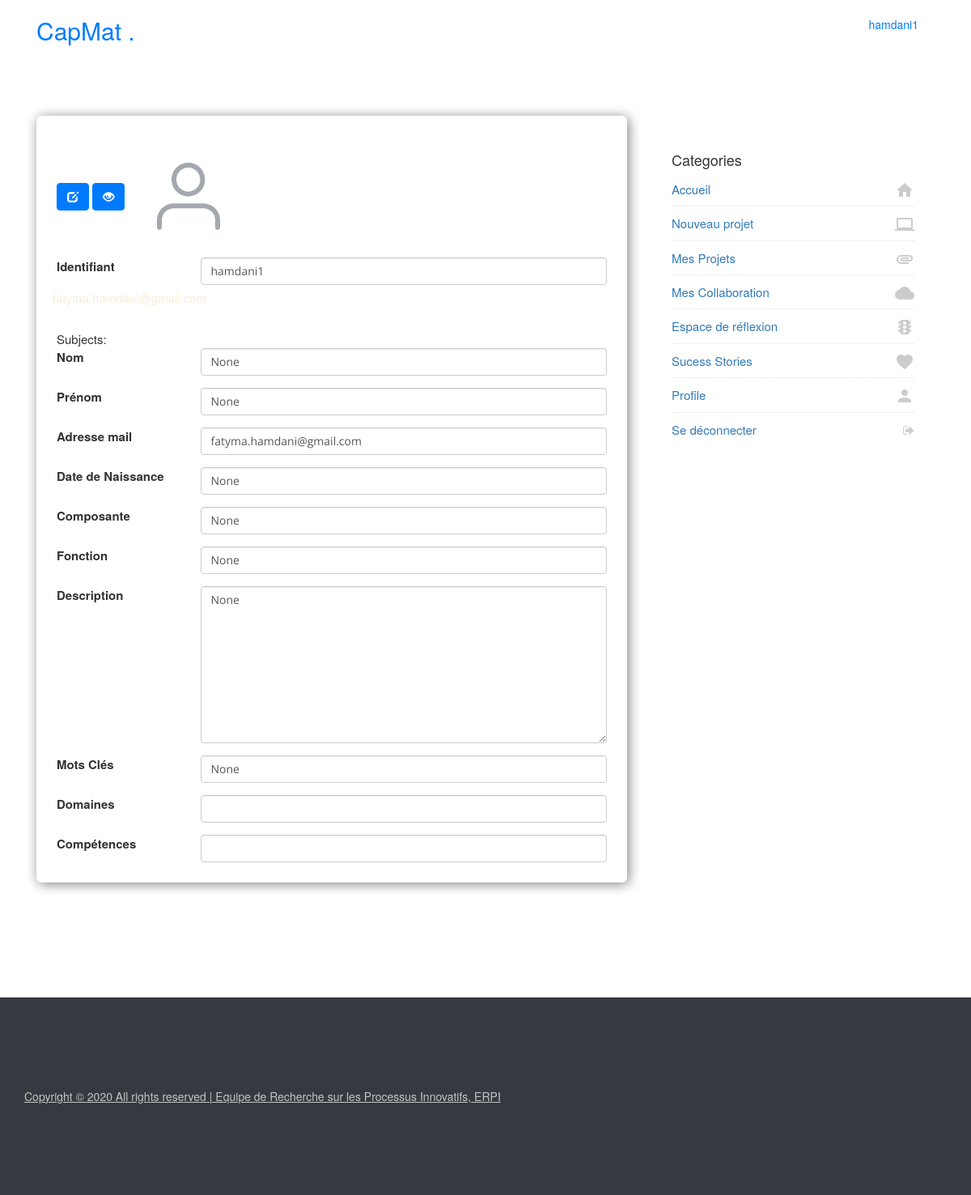
Page /CapMat/visualiser (signed in) on the committed database.
### classroom/models.py (models this page shows, shortened)
class User(AbstractUser):
    is_student = models.BooleanField(default=False)
    is_teacher = models.BooleanField(default=False)

class Profile(models.Model):
    user = models.OneToOneField(User, on_delete= models.CASCADE)
    interests = models.ManyToManyField(Subject, related_name='interested_profile')
    image = models.ImageField(upload_to='media/', default='default.jpg', verbose_name=u"Figure associated with the product ", null=True)
    nom = models.CharField(max_length=270,verbose_name= u"Nom : ",  null=True, blank=True)
    prenom = models.CharField(max_length=270,verbose_name= u"Prénom : ",  null=True, blank=True)
    institution = models.CharField(max_length=100,verbose_name=u"Institution : ",   null=True, blank=True)
    composante = models.CharField(max_length=100,verbose_name=u"Composante : ",   null=True, blank=True)
    adresse_email = models.EmailField(max_length=100,verbose_name=u"Adresse email : ",   null=True, blank=True)
    discipline =  models.CharField(max_length=100, choices = grandeur_domaines, verbose_name=u"Domaine d'activité  :", default='Sélectionner', null=True, blank=True)
    fonction = models.CharField(max_length=270,verbose_name= u"Fonction : ",  null=True, blank=True)
    competances = models.CharField(max_length=100, choices = competances, verbose_name=u" Compétences :" , default='Sélectionner', null=True, blank=True)
    description = models.CharField(max_length=100000,null=True,verbose_name=u"Présentation  ", blank=True)
    adresse = models.CharField(max_length=100000,null=True,verbose_name=u"Adresse ", blank=True)
    numero_telephone = models.CharField(max_length=100000,null=True,verbose_name=u"Adresse ", blank=True)
    mots_cles = models.CharField(max_length=270,verbose_name= u"Mots clés : ",  null=True, blank=True)
    file_2 = models.FileField(upload_to='media/',verbose_name=u"Télecharger un de vos travaux ", null=True, blank=True )
    file_3 = models.FileField(upload_to='media/',verbose_name=u"Télecharger un de vos travaux ", null=True, blank=True )
    file_4 = models.FileField(upload_to='media/',verbose_name=u"Télecharger un de vos travaux ", null=True, blank=True )
    location = models.CharField(max_length=30, blank=True)
    birthdate = models.DateField(null=True,verbose_name=u"Votre date de naissance ", blank=True)

### classroom/views/students.py (the view)
# urls.py: path('visualiser', students.profile_view, name='visualiser_profile'),
@login_required
def profile_view(request):
    if request.method == 'POST':
        u_form = UserUpdateForm(request.POST, instance=request.user)
        p_form = ProfileCUpdateForm(request.POST,
                                   request.FILES,
                                   instance=request.user.student)
        if u_form.is_valid() and p_form.is_valid():
            u_form.save()
            p_form.save()
            form.save_m2m()
            messages.success(request, f'Your account has been updated!')
            return redirect('profile')
    else:
        u_form = UserUpdateForm(instance=request.user)
        p_form = ProfileCUpdateForm(instance=request.user.student)
    context = {
        'u_form': u_form,
        'p_form': p_form,
    }
    return render(request, 'classroom/students/user/display_profile.html', context)

### classroom/forms.py
class UserUpdateForm(forms.ModelForm):
    email = forms.EmailField()
    class Meta:
        model = User
        fields = ['username', 'email']

class ProfileCUpdateForm(forms.ModelForm):
    class Meta:
          model = Student
          fields = ['image','nom', 'prenom','adresse_email','interests', 'composante', 'fonction', 'domaine', 'expert']

### classroom/templates/classroom/students/user/display_profile.html (shortened to what this page needs)
{% load static %}
<!doctype html>
<html lang="en">
<head>
  <link rel="stylesheet" href="fonts/icomoon/style.css' %}">
  <link rel="stylesheet" href="{%  static  'css/bootstrap.min.css' %}">
  <link rel="stylesheet" href="{%  static  'css/jquery-ui.css' %}">
  <link rel="stylesheet" href="{%  static  'css/owl.carousel.min.css' %}">
  <link rel="stylesheet" href="{%  static  'css/owl.theme.default.min.css' %}">
  <link rel="stylesheet" href="{%  static  'css/owl.theme.default.min.css' %}">
  <link rel="stylesheet" href="{%  static  'css/jquery.fancybox.min.css' %}">
  <link rel="stylesheet" href="{%  static  'css/bootstrap-datepicker.css' %}">
  <link rel="stylesheet" href="fonts/flaticon/font/flaticon.css' %}">
  <link rel="stylesheet" href="{%  static  'css/aos.css' %}">
  <link rel="stylesheet" href="{%  static  'css/style.css' %}">
  <link rel="stylesheet" href="https://cdnjs.cloudflare.com/ajax/libs/font-awesome/4.7.0/css/font-awesome.min.css">
<link href="//maxcdn.bootstrapcdn.com/bootstrap/3.3.0/css/bootstrap.min.css" rel="stylesheet" id="bootstrap-css">
</head>
<body data-spy="scroll" data-target=".site-navbar-target" data-offset="300">
  <div class="site-wrap">
    <header class="site-navbar js-sticky-header " role="banner">
      <div class="container">
        <div class="row align-items-center">
          <div class="col-6 col-xl-2">
            <h1 class="mb-0 site-logo"><a href="index.html" class="h2 mb-0"><span class="text-primary">CapMat .</span> </a></h1>
          </div>
          <div class="col-12 col-md-10 d-none d-xl-block">
            <nav class="site-navigation position-relative text-right" role="navigation">
              <ul class="site-menu main-menu js-clone-nav mr-auto d-none d-lg-block">
                <li><a href="" class="nav-link"><span class="text-primary">{{ user.username }}</span></a></li>
              </ul>
            </nav>
          </div>
        </div>
      </div>
    </header>
    <div class="site-section cta-big-image" id="about-section">
      <div class="container">
        <div class="row mb-5 justify-content-center">
          <div class="col-md-8 text-center">
          </div>
        </div>
        <div class="row">
          <div class="col-md-8 blog-content">
          <div class="sidebar-box" style="  box-shadow: 2px 2px 15px grey;
          border-radius: 6px;" >
      <a href="{% url 'students:profile' %}" class="btn btn-primary a-btn-slide-text">
        <span class="glyphicon glyphicon-edit" aria-hidden="true"></span>
    </a>
    <a href="{% url 'students:visualiser_profile' %}" class="btn btn-primary a-btn-slide-text">
        <span class="glyphicon glyphicon-eye-open" aria-hidden="true"></span>
    </a>
          <img class="rounded-circle account-img" src="{{ user.profile.image.url }}" alt="Avatar" style="width:150px">
          <div class="row form-group">
              <div class="col col-md-3"><label for="textarea-input" class=" form-control-label">Identifiant</label></div>
              <div class="col-12 col-md-9"><p name="textarea-input" id="textarea-input" rows="9" placeholder="Content..." class="form-control">{{ user.username }}</textarea></div>
                <a class="nav-link " style="color:antiquewhite">{{ user.email }}</a>
          </div>
          <a class="nav-link " style="color:antiquewhite"> {{ user.student.profile }}</a>
          Subjects:{% for subject in user.profile.interests.all %} {{ subject.name }}{% endfor %}
          <div class="row form-group">
              <div class="col col-md-3"><label for="email-input" class=" form-control-label">Nom</label></div>
              <div class="col-12 col-md-9"><p name="textarea-input" id="textarea-input" rows="9" placeholder="Content..." class="form-control">{{ user.profile.nom }}</p></div>
          </div>
          <div class="row form-group">
              <div class="col col-md-3"><label for="email-input" class=" form-control-label">Prénom</label></div>
              <div class="col-12 col-md-9"><p name="textarea-input" id="textarea-input" rows="9" placeholder="Content..." class="form-control">{{ user.profile.prenom }}</p></div>
          </div>
          <div class="row form-group">
              <div class="col col-md-3"><label for="email-input" class=" form-control-label">Adresse mail</label></div>
              <div class="col-12 col-md-9"><p name="textarea-input" id="textarea-input" rows="9" placeholder="Content..." class="form-control">{{ user.email }}</p></div>
          </div>
          <div class="row form-group">
              <div class="col col-md-3"><label for="email-input" class=" form-control-label">Date de Naissance</label></div>
              <div class="col-12 col-md-9"><p name="textarea-input" id="textarea-input" rows="9" placeholder="Content..." class="form-control">{{ user.profile.birthdate }} </p></div>
          </div>
          <div class="row form-group">
              <div class="col col-md-3"><label for="email-input" class=" form-control-label">Composante</label></div>
              <div class="col-12 col-md-9"><p name="textarea-input" id="textarea-input" rows="9" placeholder="Content..." class="form-control">{{ user.profile.composante }}</p></div>
          </div>
          <div class="row form-group">
              <div class="col col-md-3"><label for="email-input" class=" form-control-label">Fonction</label></div>
              <div class="col-12 col-md-9"><p name="textarea-input" id="textarea-input" rows="9" placeholder="Content..." class="form-control">{{ user.profile.fonction }}</p></div>
          </div>
          <div class="row form-group">
              <div class="col col-md-3"><label for="email-input" class=" form-control-label">Description</label></div>
              <div class="col-12 col-md-9"><textarea name="textarea-input" id="textarea-input" rows="9" placeholder="Content..." class="form-control">{{ user.profile.description }}</textarea></div>
          </div>
          <div class="row form-group">
              <div class="col col-md-3"><label for="email-input" class=" form-control-label">Mots Clés</label></div>
              <div class="col-12 col-md-9"><p name="textarea-input" id="textarea-input" rows="9" placeholder="Content..." class="form-control">{{ user.profile.mots_cles }}</p></div>
          </div>
          <div class="row form-group">
            <div class="col col-md-3"><label for="email-input" class=" form-control-label">Domaines</label></div>
            <div class="col-12 col-md-9"><p name="textarea-input" id="textarea-input" rows="9" placeholder="Content..." class="form-control">{{ user.profile.domaine_profile }}</p></div>
        </div>
        <div class="row form-group">
          <div class="col col-md-3"><label for="email-input" class=" form-control-label">Compétences</label></div>
          <div class="col-12 col-md-9"><p name="textarea-input" id="textarea-input" rows="9" placeholder="Content..." class="form-control">{{ user.profile.competence_profile }}</p></div>
      </div>
          </div>
        </div>
        <div class="col-md-4 sidebar">
          <div class="sidebar-box">
            <div class="categories">
              <h3>Categories</h3>
              <li><a href="{% url 'home' %}"><span><i class="material-icons">home</i></span> Accueil </a></li>
              <li><a href="{% url 'students:projet_add' %}"> <span><i class="material-icons">computer</i></span>Nouveau projet</a></li>
              <li><a href="#">Mes Projets <span><i class="material-icons">attachment</i></span></a></li>
              <li><a href="#">Mes Collaboration <span><i class="material-icons">cloud</i></span></a></li>
              <li><a href="#">Espace de réflexion <span><i class="material-icons">traffic</i></span></a></li>
              <li><a href="#">Sucess Stories <span><i class="material-icons">favorite</i></span></a></li>
              <li><a href="{% url 'students:profile' %}">Profile <span><i class="material-icons">person</i></span></a></li>
              <li><a href="{% url 'logout' %}">Se déconnecter <span><i class="fa fa-sign-out"></i></span></a></li>
            </div>
          </div>
        </div>
        </div>
      </div>
    </div>
    <footer class="site-footer">
      <div class="container">
        <div class="row">
          <a href="https://erpi.univ-lorraine.fr/">                  Copyright &copy;
            <script>document.write(new Date().getFullYear());</script> All rights reserved | Equipe de Recherche sur les Processus Innovatifs, ERPI </a>
          </div>
        </div>
    </footer>
  </div>
</body>
</html>

### static/css/style.css (style rules this page uses)
html { overflow-x: hidden; }
body { line-height: 1.7; color: gray; font-weight: 400; font-size: 1rem; }
a { -webkit-transition: .3s all ease; -o-transition: .3s all ease; transition: .3s all ease; }
h1, h2, h3, h4, h5, .h1, .h2, .h3, .h4, .h5 { font-family: "Open Sans", -apple-system, BlinkMacSystemFont, "Segoe UI", Roboto, "Helvetica Neue", Arial, "Noto Sans", sans-serif, "Apple Color Emoji", "Segoe UI Emoji", "Segoe UI Symbol", "Noto Color Emoji"; }
body:after { -webkit-transition: .3s all ease-in-out; -o-transition: .3s all ease-in-out; transition: .3s all ease-in-out; }
.btn { font-size: 16px; border-radius: 30px; padding: 10px 30px; }
.btn.btn-primary { background: #007bff; border-color: #007bff; color: #fff; }
.form-control { height: 43px; border-radius: 30px; font-family: "Open Sans", -apple-system, BlinkMacSystemFont, "Segoe UI", Roboto, "Helvetica Neue", Arial, "Noto Sans", sans-serif, "Apple Color Emoji", "Segoe UI Emoji", "Segoe UI Symbol", "Noto Color Emoji"; }
.site-section { padding: 2.5em 0; }
@media (min-width: 768px) { .site-section { padding: 8em 0; } }
.site-footer { padding: 4em 0; background: #343a40; }
@media (min-width: 768px) { .site-footer { padding: 8em 0; } }
.site-footer a { color: rgba(255, 255, 255, 0.7); text-decoration: underline; }
.site-navbar { margin-bottom: 0px; z-index: 1999; position: absolute; top: 0; width: 100%; border-bottom: rgba(255, 255, 255, 0.7); }
.site-navbar .site-logo { position: relative; left: 0; top: -5px; }
.site-navbar .site-navigation .site-menu { margin-bottom: 0; }
.site-navbar .site-navigation .site-menu a { text-decoration: none !important; display: inline-block; }
.site-navbar .site-navigation .site-menu > li { display: inline-block; }
.site-navbar .site-navigation .site-menu > li > a { padding: 20px 20px; color: #000; display: inline-block; text-decoration: none !important; }
.site-mobile-menu .site-nav-wrap { padding: 0; margin: 0; list-style: none; position: relative; }
.site-mobile-menu .site-nav-wrap a { padding: 10px 20px; display: block; position: relative; color: #212529; }
.site-mobile-menu .site-nav-wrap li { position: relative; display: block; }
.site-mobile-menu .site-nav-wrap > li { display: block; position: relative; float: left; width: 100%; }
.site-mobile-menu .site-nav-wrap > li > a { padding-left: 20px; font-size: 20px; }
.sticky-wrapper .site-navbar { -webkit-transition: .3s all ease; -o-transition: .3s all ease; transition: .3s all ease; }
.sticky-wrapper .site-navbar { border-bottom: 1px solid rgba(255, 255, 255, 0.2); }
.sticky-wrapper .site-navbar .site-logo a { color: #fff; }
.sticky-wrapper .site-navbar .site-menu > li > a { color: rgba(255, 255, 255, 0.7) !important; }
.position-relative { position: relative; }
.cta-big-image > .container { position: relative; }
.sidebar-box { margin-bottom: 30px; padding: 25px; font-size: 15px; width: 100%; float: left; background: #fff; }
.sidebar-box *:last-child { margin-bottom: 0; }
.sidebar-box h3 { font-size: 18px; margin-bottom: 15px; }
.categories li, .sidelink li { position: relative; margin-bottom: 10px; padding-bottom: 10px; border-bottom: 1px dotted #dee2e6; list-style: none; }
.categories li:last-child, .sidelink li:last-child { margin-bottom: 0; border-bottom: none; padding-bottom: 0; }
.categories li a, .sidelink li a { display: block; }
.categories li a span, .sidelink li a span { position: absolute; right: 0; top: 0; color: #ccc; }

### classroom/templates/classroom/students/user/display_profile.html (style rules this page uses)
p { width: 450px; white-space: nowrap; overflow: hidden; text-overflow: ellipsis; }

### rows in the picture
User: username "hamdani1", profile.image (placeholder picture), profile.nom "None", profile.prenom "None", email "fatyma.hamdani@gmail.com", profile.birthdate "None", profile.composante "None", profile.fonction "None", textarea-input "None", profile.mots_cles "None"
